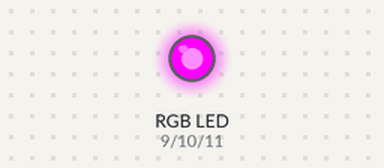
Recording of a sketch running on a simulated Arduino Uno, built with avr-gcc and run on an emulated ATmega328P. On the bench: an RGB LED mixed from three pins (HIGH = lit).

Above: at 0.1 s.
Timing chart, 0 to 1.6 s (numbered marks = the images above):
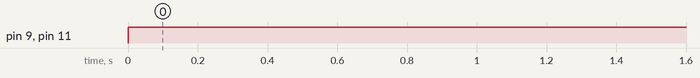

Measured:
- by itself, pin 9 (redPin), pin 11 (bluePin): LOW → HIGH at 0.00 s

The sketch:

RGB_LED.ino
```cpp
int redPin = 9; int greenPin = 10; int bluePin = 11;
//uncomment this line if using a Common Anode LED //#define COMMON_ANODE
void setup() {
  //white, blue (anode), green, orange
 //red, anode, green, blue
pinMode(redPin, OUTPUT); pinMode(greenPin, OUTPUT); pinMode(bluePin, OUTPUT);
}
void loop() {
//setColor(255, 0, 0); //r
//setColor(0, 255, 0); //g
//setColor(0, 0, 255); //b
setColor(255, 0, 255); //rb
//setColor(0, 0, 0); //b
//setColor(255, 255, 255); //fail
//setColor(0, 0, 255); //b
//setColor(0, 255, 0); //b
//setColor(255, 0, 0); //r
//setColor(255, 255, 0); //b
//setColor(225, 0, 255); //b
//setColor(0, 255, 255); //fail
//setColor(255, 255, 0); //r
//setColor(255, 0, 0); //r
//setColor(0, 255, 0); //r
}

void setColor(int red, int green, int blue) {
analogWrite(redPin, red); analogWrite(greenPin, green); analogWrite(bluePin, blue);
}
```
